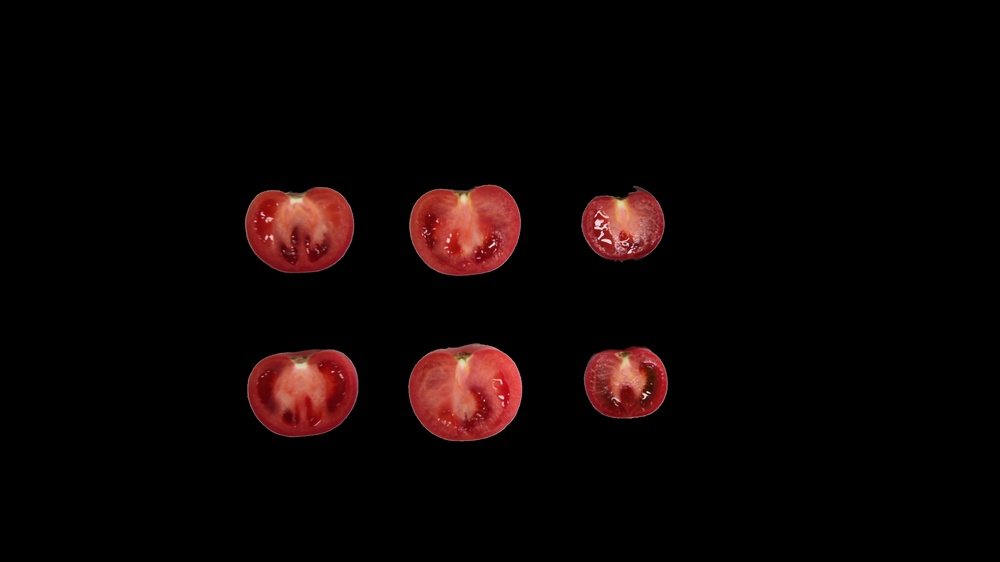
#> input picture data/datasets/1101-1-1.jpg, 1000 x 562 px, shrunk from 3840 x 2160 before the run; its folder holds only this picture in this run
$ python -i 1_ex_mask.py   (imports and definitions only)
#> lines starting #> are read from the running program, lines starting #| are printed output that depends on the picture; after the words box and inside, x2 and y2 are one past the last pixel; in counts of white or black regions, pixels touching at a corner belong together
import os

import cv2
import numpy as np


# 函数1：提取番茄及其掩码
def extract_tomato(image_path):
    # 读取图像
#> called with image_path = 'datasets/1101-1-1.jpg'
    img = cv2.imread(image_path)
#> img is the input picture: shape (562, 1000, 3); mean B, G, R 4.2, 4.5, 12.4
    imgHSV = cv2.cvtColor(img, cv2.COLOR_BGR2HSV)
#> imgHSV: shape (562, 1000, 3); mean H, S, V 6.1, 20.7, 12.5

    # [7 lines of commented-out code are left out]
    lower_red1 = np.array([0, 75, 75])
    upper_red1 = np.array([190, 255, 255])
    lower_red2 = np.array([160, 100, 100])
    upper_red2 = np.array([179, 255, 255])

    # [7 lines of commented-out code are left out]
    lower_red1 = np.array([0, 60, 0])
    upper_red1 = np.array([180, 255, 255])
    lower_red2 = np.array([160, 100, 100])
    upper_red2 = np.array([179, 255, 255])


    # [13 lines of commented-out code are left out]
    mask_red1 = cv2.inRange(imgHSV, lower_red1, upper_red1)
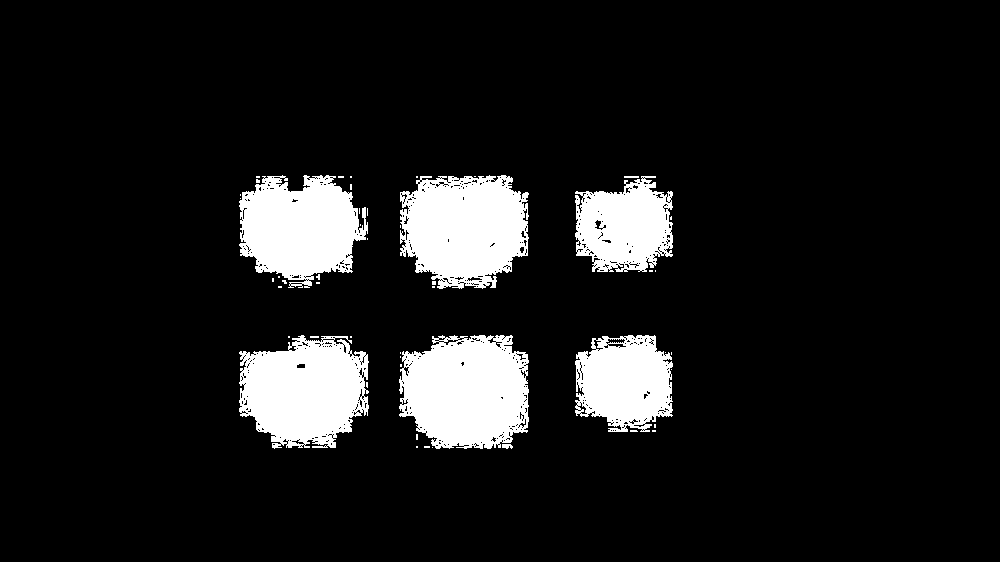
#> mask_red1: shape (562, 1000); 10.5% white; 50 white regions (42 under 20 px), largest, box (x1, y1, x2, y2) and area: (399, 335, 529, 449) 11941, (400, 175, 529, 289) 11439, (239, 335, 369, 449) 10952
    mask_red2 = cv2.inRange(imgHSV, lower_red2, upper_red2)
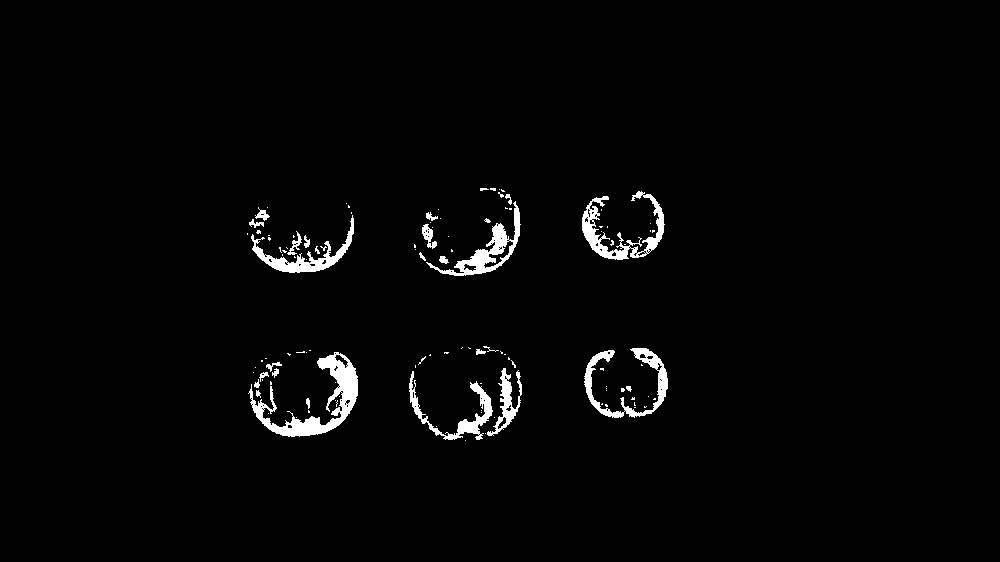
#> mask_red2: shape (562, 1000); 2.1% white; 115 white regions (89 under 20 px), largest, box (x1, y1, x2, y2) and area: (248, 352, 358, 437) 2606, (582, 191, 665, 260) 1625, (584, 348, 668, 418) 1471
    mask_red = mask_red1 + mask_red2

    # 定义果梗洼的范围
    lower_stem_scar = np.array([8, 50, 70])
    upper_stem_scar = np.array([50, 200, 255])

    # 创建果梗洼掩码
    mask_stem_scar = cv2.inRange(imgHSV, lower_stem_scar, upper_stem_scar)
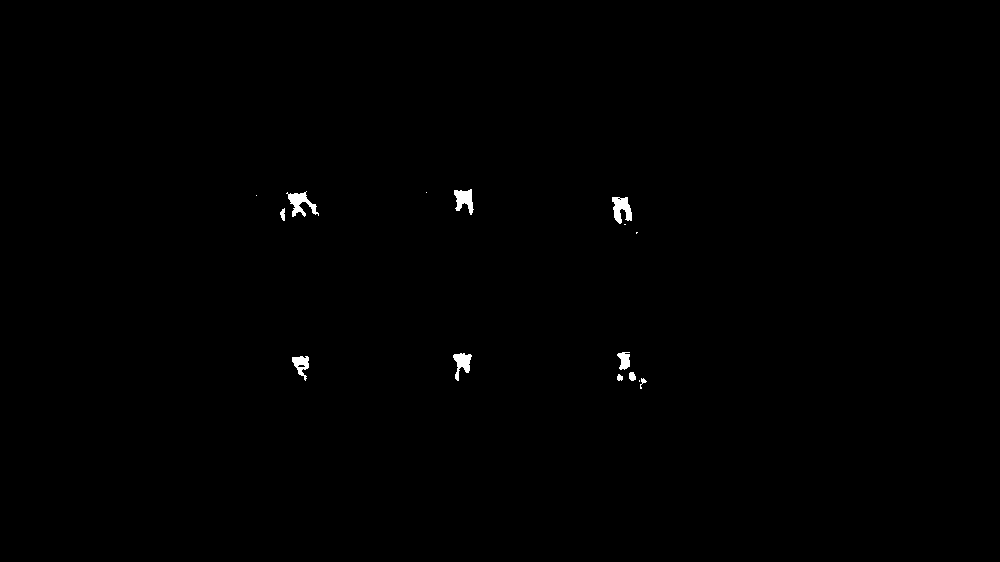
#> mask_stem_scar: shape (562, 1000); 0.33% white; 15 white regions (5 under 20 px)

    # 去除噪音
    kernel = np.ones((5, 5), np.uint8)
    mask_red = cv2.morphologyEx(mask_red, cv2.MORPH_CLOSE, kernel)
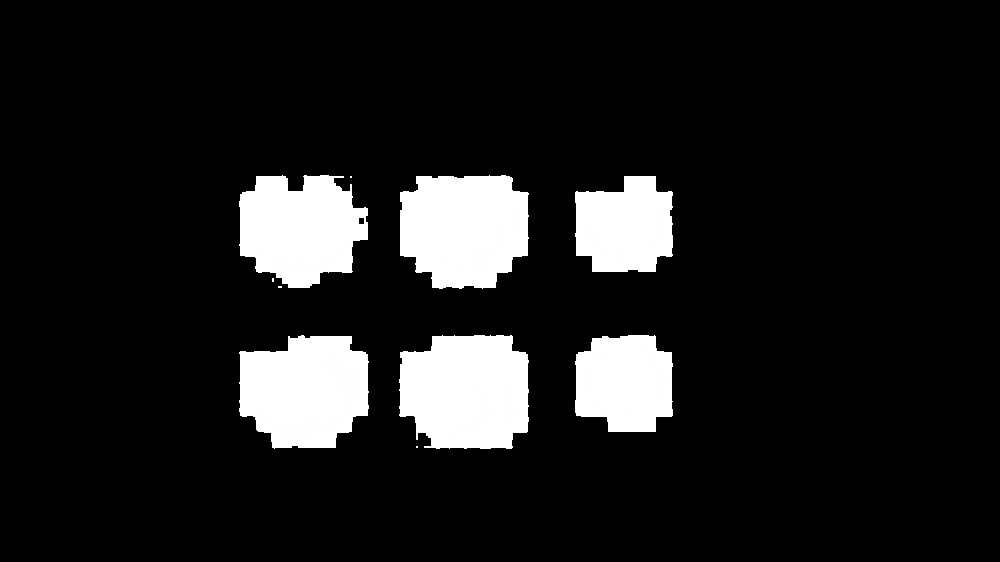
#> mask_red: shape (562, 1000); min 0, max 255, mean 28.9
    mask_red = cv2.morphologyEx(mask_red, cv2.MORPH_OPEN, kernel)

    # 找到红色区域的轮廓
    contours_red, _ = cv2.findContours(mask_red, cv2.RETR_EXTERNAL, cv2.CHAIN_APPROX_SIMPLE)
#> contours_red = 6 contours; box (x1, y1, x2, y2) and area: (400, 335, 529, 449) 12456, (400, 175, 528, 288) 12040, (240, 336, 368, 448) 11582, (239, 175, 368, 288) 10648, (575, 335, 673, 432) 7820, (575, 176, 673, 272) 7508

    # 创建最终掩码
    final_mask = np.zeros_like(mask_stem_scar)

    # 计算番茄轮廓的中心点
    tomato_centers = []
    for cnt in contours_red:
        if cv2.contourArea(cnt) > 1000:  # 只保留较大的区域
            M = cv2.moments(cnt)
            if M['m00'] != 0:
                cX = int(M['m10'] / M['m00'])
                cY = int(M['m01'] / M['m00'])
                tomato_centers.append((cX, cY))
                cv2.drawContours(final_mask, [cnt], -1, (255), thickness=cv2.FILLED)
#> this loop made 6 passes
#> (cX, cY) on passes 1 to 6: (304, 390), (624, 382), (466, 391), (624, 226), (463, 228), (299, 228)
#> final_mask: shape (562, 1000); 11.3% white; 6 white regions, box (x1, y1, x2, y2) and area: (400, 335, 529, 449) 12690, (400, 175, 528, 288) 12277, (240, 336, 368, 448) 11815, (239, 175, 368, 288) 10895, (575, 335, 673, 432) 8006, (575, 176, 673, 272) 7698
#> after the loop, tomato_centers = [(304, 390), (624, 382), (466, 391), (624, 226), (463, 228), (299, 228)]

    # 转换成 NumPy 数组以提高效率
    mask_stem_scar_indices = np.argwhere(mask_stem_scar > 0)
#> mask_stem_scar_indices = 1842 pairs, first value 189 to 388, second value 256 to 646

    # 保留靠近番茄的果梗洼
    for center in tomato_centers:
        distance_threshold = 200  # 可根据需要调整
        distances = np.sqrt(
            (mask_stem_scar_indices[:, 1] - center[0]) ** 2 + (mask_stem_scar_indices[:, 0] - center[1]) ** 2)
        close_indices = mask_stem_scar_indices[distances < distance_threshold]

        for y, x in close_indices:
            final_mask[y, x] = 255
#> this loop made 6 passes

    return img, final_mask


# 函数：根据掩码绘制番茄的最外部边缘
# [57 lines left out: functions draw_outer_edges, extract_and_place_on_black_background, process_folder, not called in this run]

# 示例用法
input_folder = r'D:\deep\data\scar'
output_folder = r"D:\deep\data\scar_cut"

# [1 line not run here, left out]

>>> result = extract_tomato('datasets/1101-1-1.jpg')

$ run again, on data/datasets/1101-2-1.jpg
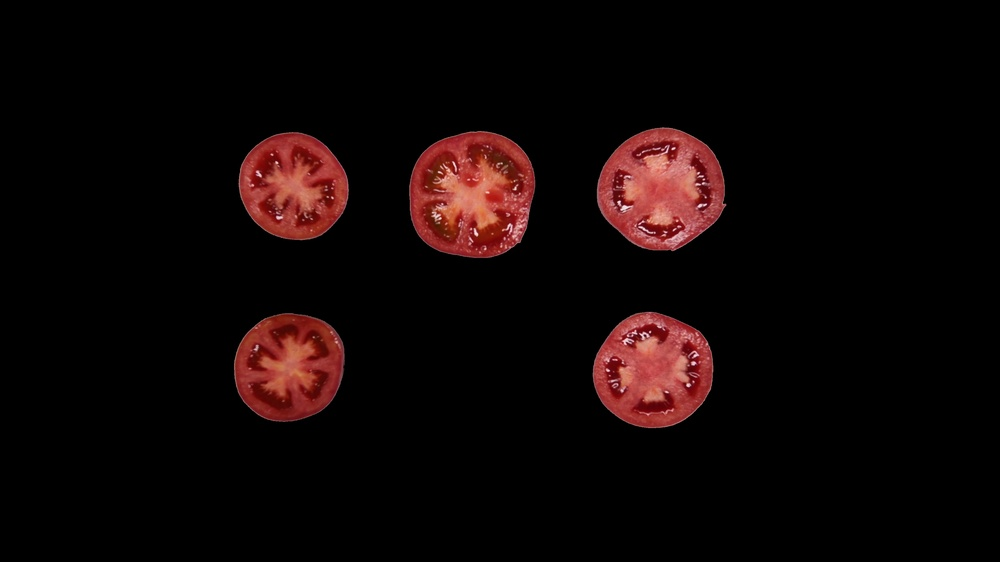
#> input picture data/datasets/1101-2-1.jpg, 1000 x 562 px, shrunk from 3840 x 2160 before the run
#> in extract_tomato, img is the input picture: shape (562, 1000, 3); mean B, G, R 5.6, 6, 15.7
#> imgHSV: shape (562, 1000, 3); mean H, S, V 5.8, 23.1, 15.7
#> in extract_tomato, `mask_red1 = cv2.inRange(imgHSV, lower_red1, upper_red1)`:
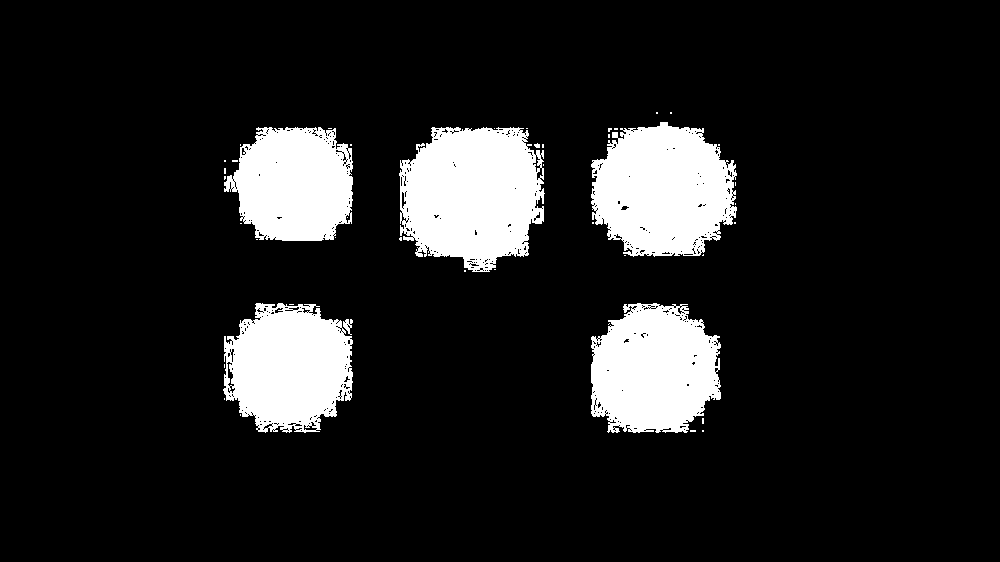
#> mask_red1: shape (562, 1000); 12.3% white; 45 white regions (38 under 20 px), largest, box (x1, y1, x2, y2) and area: (399, 127, 545, 272) 16324, (591, 122, 737, 257) 14989, (591, 303, 721, 433) 13393
#> mask_red2: shape (562, 1000); 1.9% white; 247 white regions (198 under 20 px), largest, box (x1, y1, x2, y2) and area: (618, 312, 712, 395) 1822, (606, 186, 725, 250) 1743, (448, 211, 518, 258) 617
#> mask_stem_scar: shape (562, 1000); 0.17% white; 38 white regions (30 under 20 px)
#> in extract_tomato, `mask_red = cv2.morphologyEx(mask_red, cv2.MORPH_CLOSE, kernel)`:
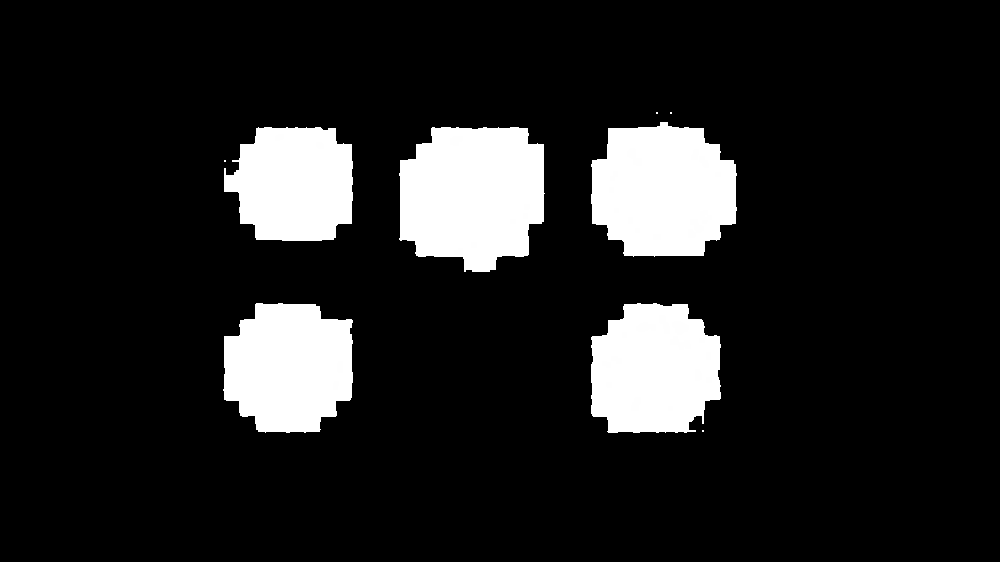
#> mask_red: shape (562, 1000); min 0, max 255, mean 33
#> contours_red = 5 contours; box (x1, y1, x2, y2) and area: (400, 127, 544, 272) 16977, (591, 122, 736, 256) 15536, (591, 304, 721, 433) 13702, (224, 303, 353, 432) 13452, (224, 127, 353, 241) 11711
#> the loop in extract_tomato, `for cnt in contours_red:` made 5 passes
#> (cX, cY) on passes 1 to 5: (653, 369), (288, 366), (472, 194), (293, 183), (662, 190)
#> after the loop in extract_tomato, `for cnt in contours_red:`: tomato_centers = [(653, 369), (288, 366), (472, 194), (293, 183), (662, 190)]
#> mask_stem_scar_indices = 928 pairs, first value 157 to 384, second value 260 to 692
#> the loop in extract_tomato, `for center in tomato_centers:` made 5 passes
